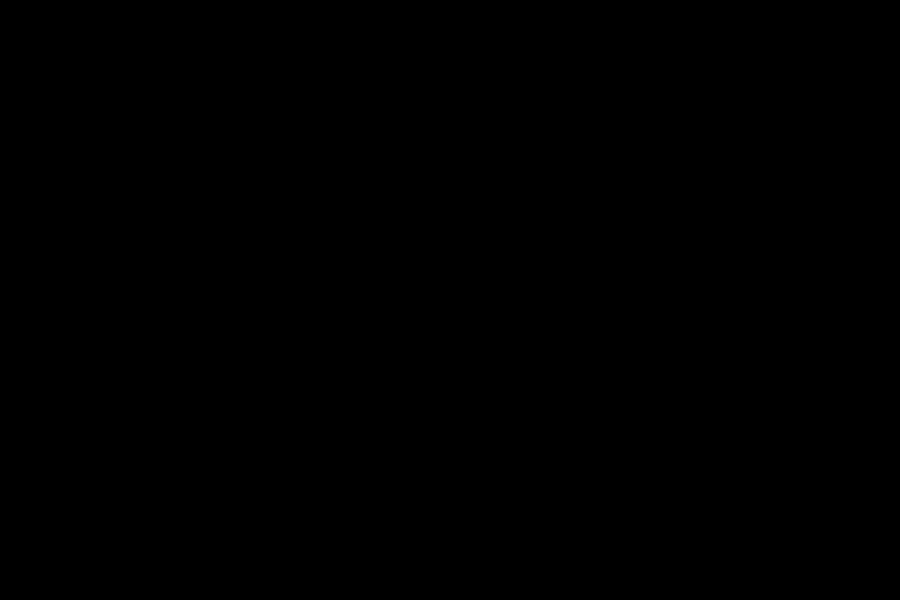
Frame 1 (no input)
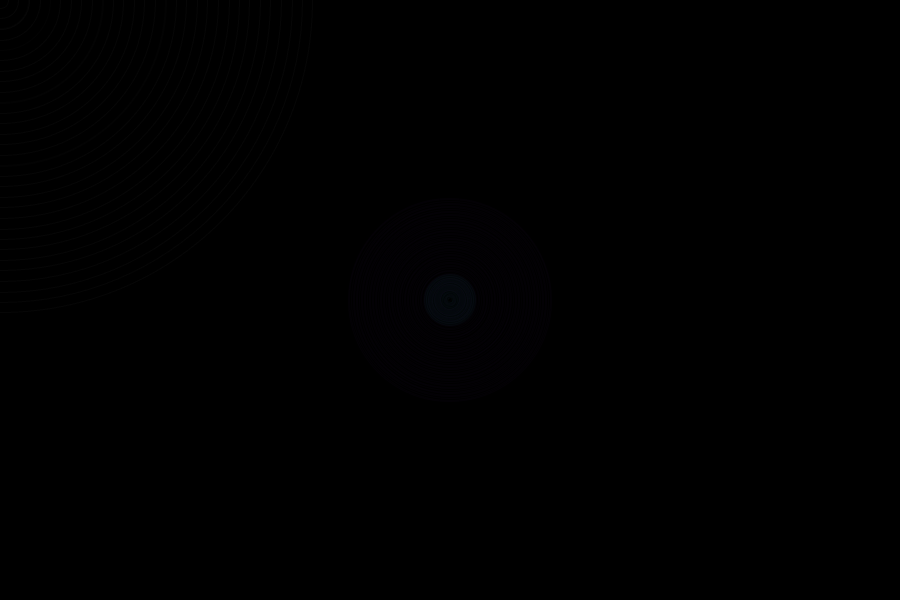
Frame 60 (the mouse pressed at the canvas centre just before this capture)
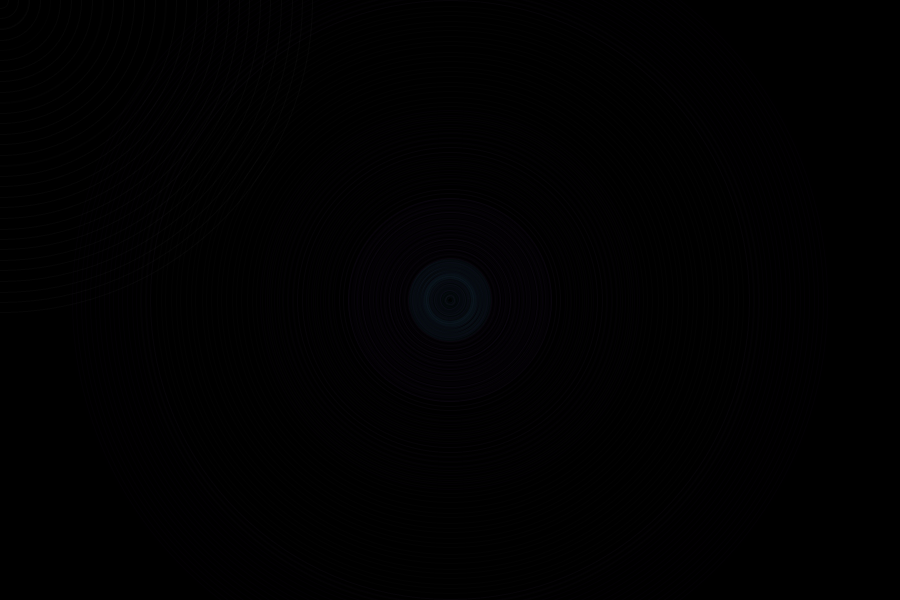
Frame 120 (the mouse held since frame 60 and released just before this capture)

The Processing sketch that drew these frames (run headless with seeded random() and noise(); from frame 60 on, the mouse is pressed at the canvas centre):

// Processing sketch: processing_370
// ── processing_370.pde

/*

 clock : four sixteen : by seejayjames
 
 uses three values for "seconds, minutes, hours", starting when sketch starts.
 seconds length chosen at random; minutes and hours are even multiples of previous (2-16),
 also chosen at random. so the overall hour length or pulse -- the light blue circle --
 can be anywhere from a half second (if values are 125 ms * 2 * 2)
 to about 4 minutes (1000 ms * 16 * 16 = 256 seconds).
 
 The mouse sets the new origin and randomizes these multiples;
 key "m" changes the multiples only;
 key "x" clears the screen.
 
 it's a gradual evolution of the image based upon these values and the mouse placement,
 and a low alpha level of each so that the redraw keeps adding color.
 
 enjoy...you won't know what the real time is, but then again,
 a break from knowing that is nice, right? ;)
 
 */



int frac_current; // fastest of the three
int frac_mod=1000;
float frac_size;
float frac_stroke_hue=0;
float frac_stroke_sat=30;
float frac_stroke_bright=180;
float frac_stroke_alpha=10;

int secs_current; // middle
int secs_mod=8000;
float secs_size;
float secs_stroke_hue=270;
float secs_stroke_sat=300;
float secs_stroke_bright=180;
float secs_stroke_alpha=15;

int mins_current; // longest
int mins_mod=32000;
float mins_size;
float mins_x;
float mins_y;
float mins_stroke_hue=200;
float mins_stroke_sat=300;
float mins_stroke_bright=150;
float mins_stroke_alpha=15;


void setup() {
  size(900,600); // can change, everything is relative to this
  mins_x=width/2;
  mins_y=height/2;
  frameRate(30);
  colorMode(HSB,360); // circle-style numbers
  strokeWeight(1);
  noFill();
  smooth();
  background(0);

}

void draw() {

  // use modulus to provide the repeating time cycles
  frac_current=millis() % frac_mod;
  secs_current=millis() % secs_mod;
  mins_current=millis() % mins_mod;

  // map these values to circle sizes
  frac_size=map(frac_current,0,frac_mod,0,width*0.7);
  secs_size=map(secs_current,0,secs_mod,0,width*0.85);
  mins_size=map(mins_current,0,mins_mod,0,width*0.85);

  refresh();

}

void refresh() {

  stroke(mins_stroke_hue,mins_stroke_sat,mins_stroke_bright,mins_stroke_alpha);
  ellipse(mins_x,mins_y,mins_size,mins_size);
  // longest one :: starts at mouse location

  stroke(secs_stroke_hue,secs_stroke_sat,secs_stroke_bright,secs_stroke_alpha);
  ellipse(width-mins_x,height-mins_y,secs_size,secs_size);
  // middle one :: opposite from mins, for balance of overall image

  stroke(frac_stroke_hue,frac_stroke_sat,frac_stroke_bright,frac_stroke_alpha);
  ellipse(mouseX,mouseY,frac_size,frac_size);
  // fastest one :: always at mouse location

}

void mousePressed() {
  new_mods();
  mins_x=mouseX;
  mins_y=mouseY;
}

void keyPressed() {
  if(key=='x') {
    background(0);
  }
  if(key=='m') {
    new_mods();
  }

}


void new_mods() { // Set new values for time cycles

  frac_mod=int(random(125,1000));
  secs_mod=int(random(1,8)) * 2 * frac_mod;
  mins_mod=int(random(1,8)) * 2 * secs_mod;
  println("Mods : " + " " + frac_mod + " " + secs_mod + " " + mins_mod);

}

// ----------------------------------------------------------
// -=-=-=-=-=-=-=-=-=-=-=-=-=-=-=-=-=-=-=-=-=-=-=-=-=-=-=-=-=
